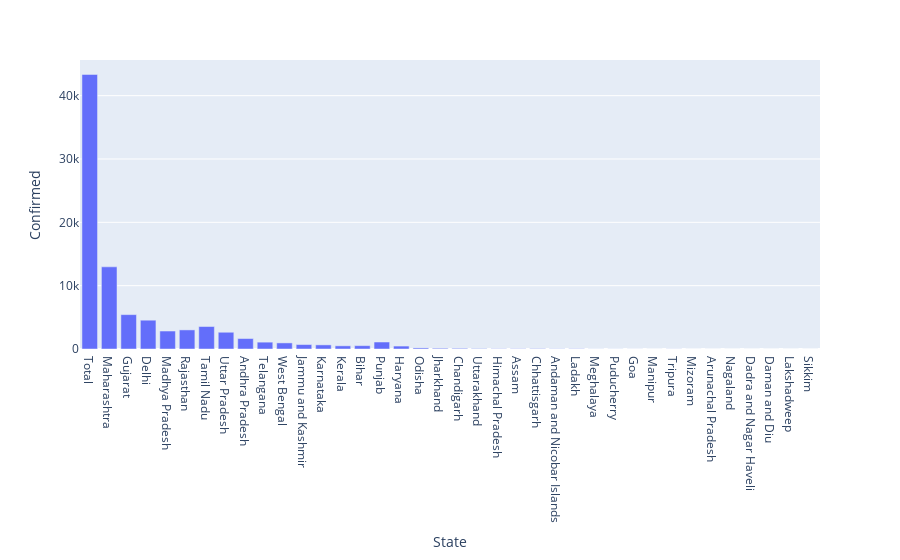

This figure's notebook cell:
### Markdown cell above
# Plotly Express Visualisation

### Code cell
px.bar(df,x="State",y="Confirmed")

### Figure 1 — Plotly figure (JSON) as saved in the notebook; plotly's stock layout.template omitted (floating-point values rounded to 4 significant figures)
{"data": [{"alignmentgroup": "True", "hovertemplate": "State=%{x}<br>Confirmed=%{y}<extra></extra>", "legendgroup": "", "marker": {"color": "#636efa"}, "name": "", "offsetgroup": "", "orientation": "v", "showlegend": false, "textposition": "auto", "type": "bar", "x": ["Total", "Maharashtra", "Gujarat", "Delhi", "Madhya Pradesh", "Rajasthan", "Tamil Nadu", "Uttar Pradesh", "Andhra Pradesh", "Telangana", "West Bengal", "Jammu and Kashmir", "Karnataka", "Kerala", "Bihar", "Punjab", "Haryana", "Odisha", "Jharkhand", "Chandigarh", "Uttarakhand", "Himachal Pradesh", "Assam", "Chhattisgarh", "Andaman and Nicobar Islands", "Ladakh", "Meghalaya", "Puducherry", "Goa", "Manipur", "Tripura", "Mizoram", "Arunachal Pradesh", "Nagaland", "Dadra and Nagar Haveli", "Daman and Diu", "Lakshadweep", "Sikkim"], "xaxis": "x", "y": [43349, 12974, 5428, 4549, 2837, 3016, 3550, 2645, 1650, 1082, 963, 701, 651, 500, 526, 1102, 463, 169, 115, 102, 60, 40, 43, 57, 33, 42, 12, 12, 7, 2, 16, 1, 1, 0, 0, 0, 0, 0], "yaxis": "y"}], "layout": {"barmode": "relative", "legend": {"tracegroupgap": 0}, "margin": {"t": 60}, "xaxis": {"anchor": "y", "domain": [0, 1], "title": {"text": "State"}}, "yaxis": {"anchor": "x", "domain": [0, 1], "title": {"text": "Confirmed"}}}}
